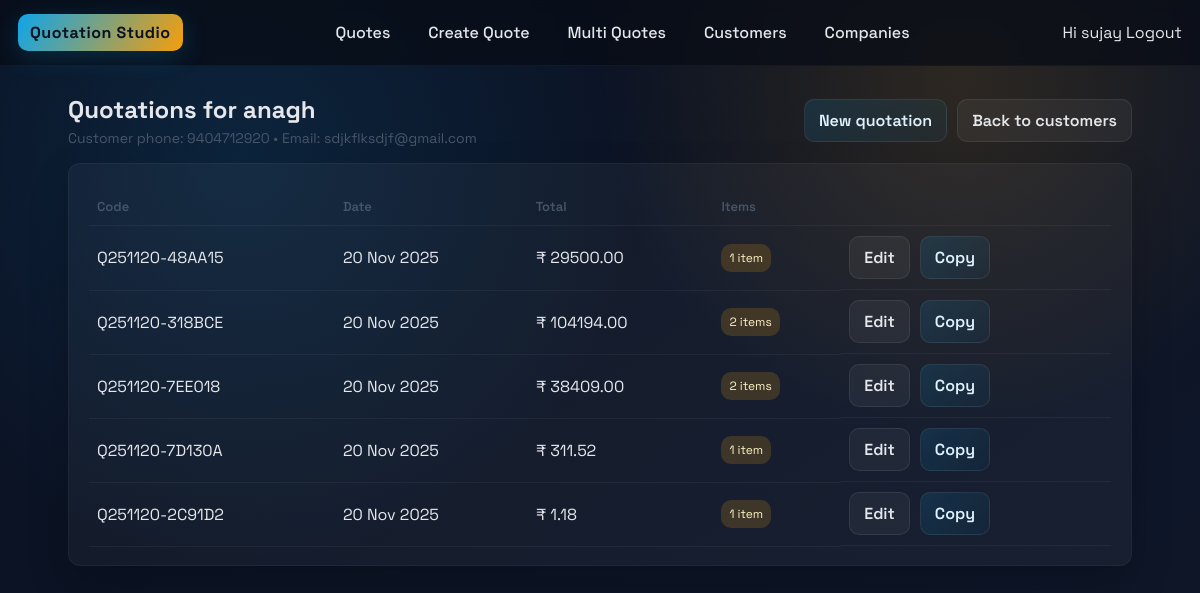
/customers/6/quotes/ (signed in), run on an earlier commit of the app's database.
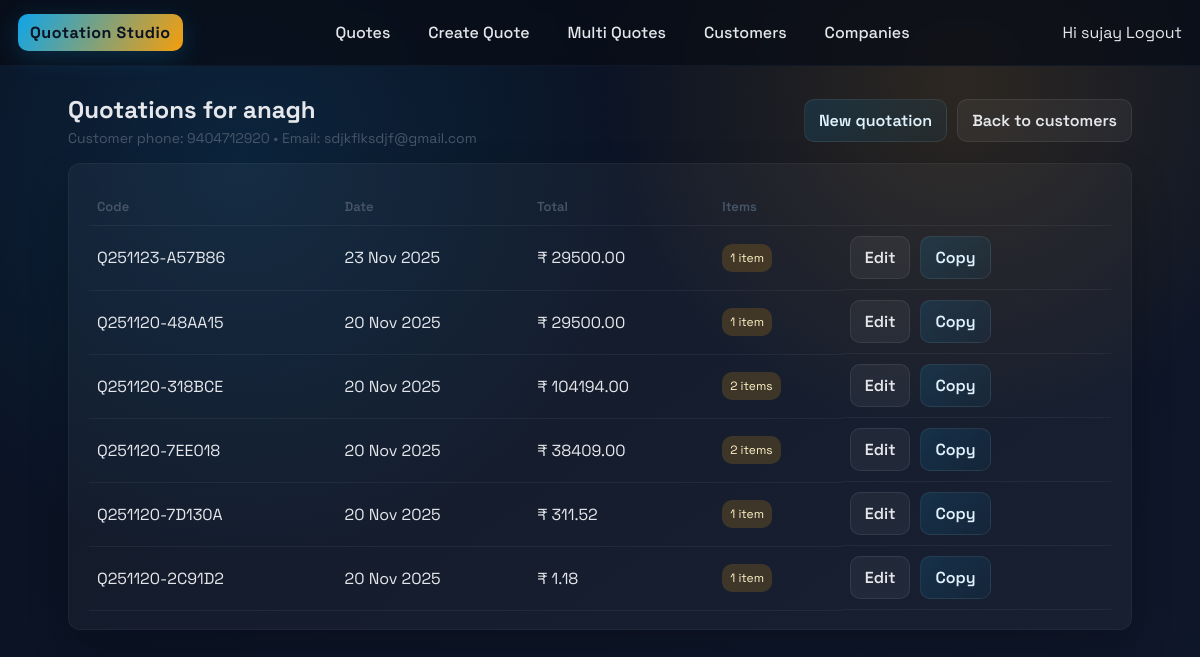
And on a later commit of the database.
### quotation_models/models.py (models this page shows, shortened)
class Quotation(models.Model):
    code = models.CharField(max_length=40, unique=True)
    buyer = models.ForeignKey(Buyer, on_delete=models.PROTECT)
    created_by = models.ForeignKey(User, on_delete=models.PROTECT)
    notes = models.TextField(blank=True, default="")
    currency = models.CharField(max_length=8, default="INR")
    created_at = models.DateTimeField(auto_now_add=True)
    valid_until = models.DateTimeField(null=True, blank=True)
    subtotal = models.DecimalField(max_digits=12, decimal_places=2, default=0)
    tax = models.DecimalField(max_digits=12, decimal_places=2, default=0)
    total = models.DecimalField(max_digits=12, decimal_places=2, default=0)
    class Meta:
        app_label = "quotation_models"

### quotations/views.py (the view)
# urls.py: path("customers/<int:pk>/quotes/", views.buyer_quotes, name="buyer_quotes"),
@login_required
def buyer_quotes(request, pk: int):
    buyer = get_object_or_404(Buyer, pk=pk)
    quotes = Quotation.objects.filter(buyer=buyer, created_by=request.user).order_by("-created_at").prefetch_related("items")
    return render(request, "quotations/buyer_quotes.html", {"buyer": buyer, "quotes": quotes})

### templates/quotations/buyer_quotes.html (shortened to what this page needs)
{% extends "base.html" %}
{% block content %}
<div class="page-header">
    <div>
        <h1 class="page-title">Quotations for {{ buyer.name }}</h1>
        <p class="page-subtitle">Customer phone: {{ buyer.phone }} • Email: {{ buyer.email }}</p>
    </div>
    <div class="actions">
        <a class="btn" href="{% url 'quotations:create' %}?buyer={{ buyer.id }}">New quotation</a>
        <a class="btn-secondary btn" href="{% url 'quotations:buyer_list' %}">Back to customers</a>
    </div>
</div>
<div class="panel">
    <table class="table">
        <thead>
            <tr>
                <th>Code</th>
                <th>Date</th>
                <th>Total</th>
                <th>Items</th>
                <th></th>
            </tr>
        </thead>
        <tbody>
            {% for q in quotes %}
            <tr>
                <td>{{ q.code }}</td>
                <td>{{ q.created_at|date:"d M Y" }}</td>
                <td class="amount-cell">₹ {{ q.total }}</td>
                {% with item_count=q.items.all|length %}
                <td><span class="tag amber">{{ item_count }} item{{ item_count|pluralize }}</span></td>
                {% endwith %}
                <td class="actions">
                    <a class="btn-secondary btn" href="{% url 'quotations:edit' q.id %}">Edit</a>
                    <a class="btn btn" href="{% url 'quotations:copy' q.id %}">Copy</a>
                </td>
            </tr>
            {% empty %}
            <tr><td colspan="5" class="empty">No quotations for this customer yet.</td></tr>
            {% endfor %}
        </tbody>
    </table>
</div>
{% endblock %}

What changed in the data, as far as the page shows it:
added Quotation: code "Q251123-A57B86", created_at "23 Nov 2025", total "29500.00", items "1"
